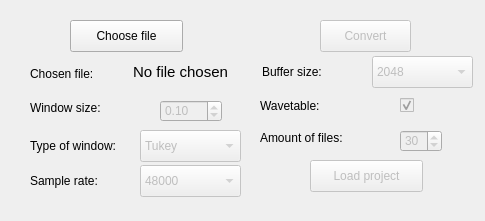
<?xml version="1.0" encoding="UTF-8"?>
<ui version="4.0">
 <class>Form</class>
 <widget class="QWidget" name="Form">
  <property name="geometry">
   <rect>
    <x>0</x>
    <y>0</y>
    <width>485</width>
    <height>221</height>
   </rect>
  </property>
  <property name="sizePolicy">
   <sizepolicy hsizetype="Fixed" vsizetype="Fixed">
    <horstretch>0</horstretch>
    <verstretch>0</verstretch>
   </sizepolicy>
  </property>
  <property name="minimumSize">
   <size>
    <width>485</width>
    <height>221</height>
   </size>
  </property>
  <property name="maximumSize">
   <size>
    <width>485</width>
    <height>221</height>
   </size>
  </property>
  <property name="windowTitle">
   <string>Form</string>
  </property>
  <widget class="QComboBox" name="window_type">
   <property name="enabled">
    <bool>false</bool>
   </property>
   <property name="geometry">
    <rect>
     <x>140</x>
     <y>130</y>
     <width>101</width>
     <height>32</height>
    </rect>
   </property>
   <property name="currentIndex">
    <number>0</number>
   </property>
   <property name="maxVisibleItems">
    <number>2</number>
   </property>
   <property name="frame">
    <bool>true</bool>
   </property>
   <item>
    <property name="text">
     <string>Tukey</string>
    </property>
   </item>
   <item>
    <property name="text">
     <string>Hamming</string>
    </property>
   </item>
   <item>
    <property name="text">
     <string>Hann</string>
    </property>
   </item>
   <item>
    <property name="text">
     <string>Boxcar</string>
    </property>
   </item>
   <item>
    <property name="text">
     <string>Blackman</string>
    </property>
   </item>
  </widget>
  <widget class="QLabel" name="label_2">
   <property name="geometry">
    <rect>
     <x>262</x>
     <y>62</y>
     <width>81</width>
     <height>20</height>
    </rect>
   </property>
   <property name="text">
    <string>Buffer size:</string>
   </property>
  </widget>
  <widget class="QCheckBox" name="is_wavetable">
   <property name="enabled">
    <bool>false</bool>
   </property>
   <property name="geometry">
    <rect>
     <x>400</x>
     <y>95</y>
     <width>86</width>
     <height>20</height>
    </rect>
   </property>
   <property name="text">
    <string/>
   </property>
   <property name="checked">
    <bool>true</bool>
   </property>
  </widget>
  <widget class="QComboBox" name="buffer_size">
   <property name="enabled">
    <bool>false</bool>
   </property>
   <property name="geometry">
    <rect>
     <x>372</x>
     <y>56</y>
     <width>101</width>
     <height>32</height>
    </rect>
   </property>
   <property name="currentIndex">
    <number>2</number>
   </property>
   <property name="maxVisibleItems">
    <number>2</number>
   </property>
   <property name="frame">
    <bool>true</bool>
   </property>
   <item>
    <property name="text">
     <string>512</string>
    </property>
   </item>
   <item>
    <property name="text">
     <string>1024</string>
    </property>
   </item>
   <item>
    <property name="text">
     <string>2048</string>
    </property>
   </item>
   <item>
    <property name="text">
     <string>4096</string>
    </property>
   </item>
  </widget>
  <widget class="QLabel" name="label_6">
   <property name="geometry">
    <rect>
     <x>260</x>
     <y>130</y>
     <width>101</width>
     <height>16</height>
    </rect>
   </property>
   <property name="text">
    <string>Amount of files:</string>
   </property>
  </widget>
  <widget class="QSpinBox" name="amt_files">
   <property name="enabled">
    <bool>false</bool>
   </property>
   <property name="geometry">
    <rect>
     <x>400</x>
     <y>130</y>
     <width>42</width>
     <height>22</height>
    </rect>
   </property>
   <property name="minimum">
    <number>1</number>
   </property>
   <property name="value">
    <number>30</number>
   </property>
  </widget>
  <widget class="QComboBox" name="sample_rate">
   <property name="enabled">
    <bool>false</bool>
   </property>
   <property name="geometry">
    <rect>
     <x>140</x>
     <y>165</y>
     <width>101</width>
     <height>32</height>
    </rect>
   </property>
   <property name="currentIndex">
    <number>1</number>
   </property>
   <property name="maxVisibleItems">
    <number>2</number>
   </property>
   <property name="frame">
    <bool>true</bool>
   </property>
   <item>
    <property name="text">
     <string>44100</string>
    </property>
   </item>
   <item>
    <property name="text">
     <string>48000</string>
    </property>
   </item>
   <item>
    <property name="text">
     <string>88200</string>
    </property>
   </item>
   <item>
    <property name="text">
     <string>96000</string>
    </property>
   </item>
  </widget>
  <widget class="QPushButton" name="file_chooser">
   <property name="geometry">
    <rect>
     <x>70</x>
     <y>20</y>
     <width>113</width>
     <height>32</height>
    </rect>
   </property>
   <property name="acceptDrops">
    <bool>false</bool>
   </property>
   <property name="text">
    <string>Choose file</string>
   </property>
  </widget>
  <widget class="QLabel" name="label">
   <property name="geometry">
    <rect>
     <x>30</x>
     <y>60</y>
     <width>91</width>
     <height>21</height>
    </rect>
   </property>
   <property name="text">
    <string>Chosen file:</string>
   </property>
   <property name="alignment">
    <set>Qt::AlignBottom|Qt::AlignLeading|Qt::AlignLeft</set>
   </property>
  </widget>
  <widget class="QDoubleSpinBox" name="window_size">
   <property name="enabled">
    <bool>false</bool>
   </property>
   <property name="geometry">
    <rect>
     <x>160</x>
     <y>100</y>
     <width>62</width>
     <height>22</height>
    </rect>
   </property>
   <property name="decimals">
    <number>2</number>
   </property>
   <property name="minimum">
    <double>0.010000000000000</double>
   </property>
   <property name="maximum">
    <double>1.000000000000000</double>
   </property>
   <property name="singleStep">
    <double>0.050000000000000</double>
   </property>
   <property name="value">
    <double>0.100000000000000</double>
   </property>
  </widget>
  <widget class="QLabel" name="label_4">
   <property name="geometry">
    <rect>
     <x>260</x>
     <y>95</y>
     <width>81</width>
     <height>21</height>
    </rect>
   </property>
   <property name="text">
    <string>Wavetable:</string>
   </property>
  </widget>
  <widget class="QLabel" name="label_3">
   <property name="geometry">
    <rect>
     <x>30</x>
     <y>100</y>
     <width>91</width>
     <height>16</height>
    </rect>
   </property>
   <property name="text">
    <string>Window size:</string>
   </property>
  </widget>
  <widget class="QPushButton" name="run_button">
   <property name="enabled">
    <bool>false</bool>
   </property>
   <property name="geometry">
    <rect>
     <x>320</x>
     <y>20</y>
     <width>91</width>
     <height>32</height>
    </rect>
   </property>
   <property name="text">
    <string>Convert</string>
   </property>
  </widget>
  <widget class="QLabel" name="label_7">
   <property name="geometry">
    <rect>
     <x>30</x>
     <y>135</y>
     <width>101</width>
     <height>21</height>
    </rect>
   </property>
   <property name="text">
    <string>Type of window:</string>
   </property>
  </widget>
  <widget class="QLabel" name="label_8">
   <property name="geometry">
    <rect>
     <x>30</x>
     <y>170</y>
     <width>81</width>
     <height>21</height>
    </rect>
   </property>
   <property name="text">
    <string>Sample rate:</string>
   </property>
  </widget>
  <widget class="QLabel" name="filename">
   <property name="geometry">
    <rect>
     <x>120</x>
     <y>60</y>
     <width>121</width>
     <height>21</height>
    </rect>
   </property>
   <property name="font">
    <font>
     <pointsize>11</pointsize>
    </font>
   </property>
   <property name="text">
    <string>No file chosen</string>
   </property>
   <property name="alignment">
    <set>Qt::AlignBottom|Qt::AlignHCenter</set>
   </property>
   <property name="wordWrap">
    <bool>false</bool>
   </property>
  </widget>
  <widget class="QPushButton" name="file_chooser_2">
   <property name="enabled">
    <bool>false</bool>
   </property>
   <property name="geometry">
    <rect>
     <x>310</x>
     <y>160</y>
     <width>113</width>
     <height>32</height>
    </rect>
   </property>
   <property name="acceptDrops">
    <bool>false</bool>
   </property>
   <property name="text">
    <string>Load project</string>
   </property>
  </widget>
 </widget>
 <resources/>
 <connections/>
</ui>
